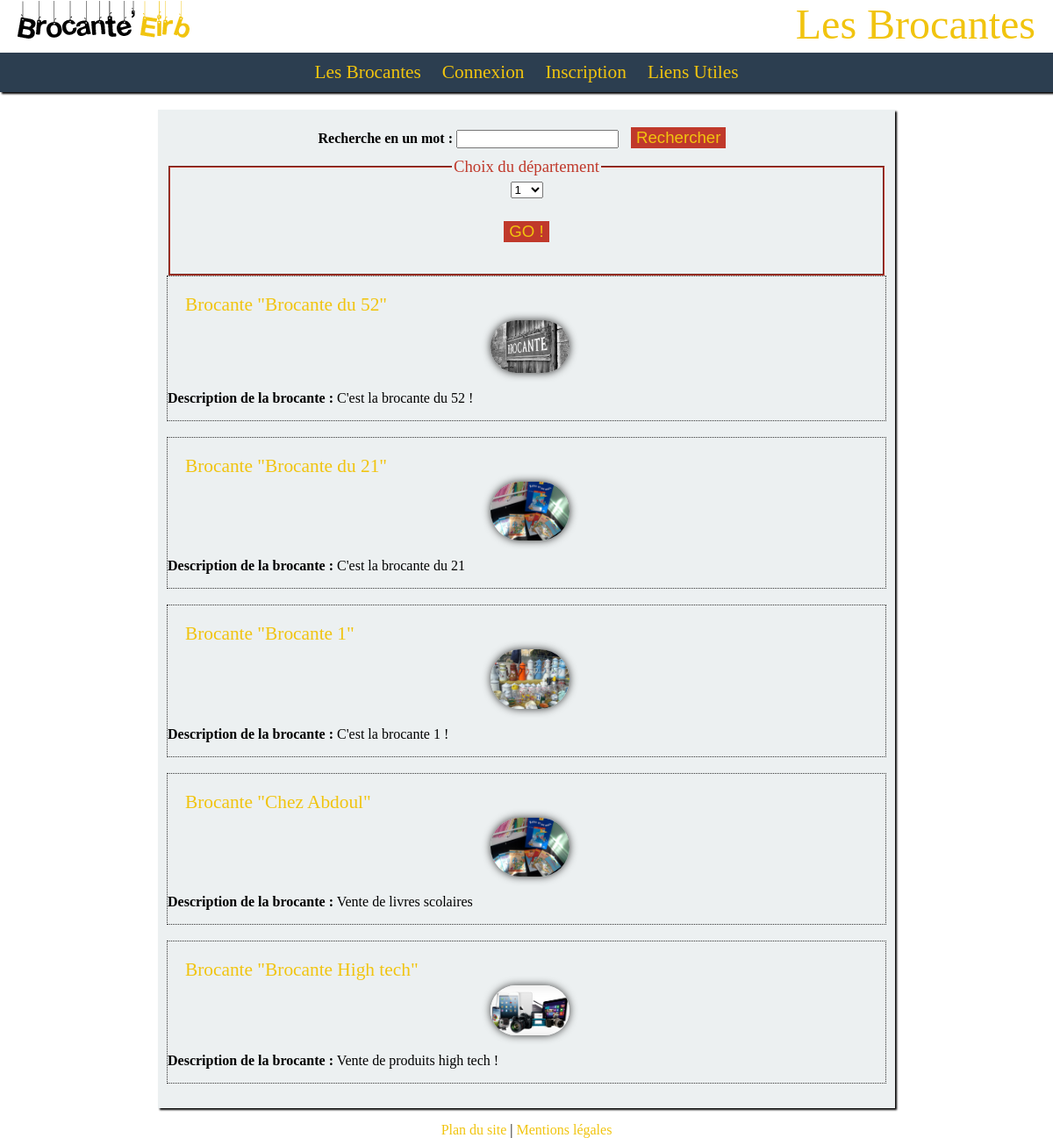
Page /brocantes.php on the committed database.
### tables this page shows
CREATE TABLE IF NOT EXISTS `brocante` (
  `ID_Brocante` int(4) NOT NULL AUTO_INCREMENT,
  `nom_brocante` varchar(50) NOT NULL,
  `ID_utilisateur` int(4) NOT NULL,
  `description` varchar(500) NOT NULL,
  `lieu` varchar(50) NOT NULL,
  `photo1` text NOT NULL,
  `photo2` text NOT NULL,
  PRIMARY KEY (`ID_Brocante`)
);

### brocantes.php (the view, shortened to what this page needs)
<?php
$titre= 'Les Brocantes';
require_once("src/fonctions.php");
include('src/entete.php');
?>
<section>
	<article>
		<form action="brocantesearch.php" method="post" class="center">
				<b>Recherche en un mot : </b>
			    <input type="text" name="search">
			    <input type="submit" name="form" value="Rechercher">
		</form>
		<form method="post" enctype="multipart/form-data" action="brocantelieu.php" class="center">
			<fieldset><legend>Choix du département</legend>
			    <select name="lieu" size="1">
       				<?php for ($lieu = 01 ; $lieu <= 95 ; $lieu++)
						{
					?>
                  <option value="<?php echo $lieu ?>"><?php echo $lieu; ?></option>
					<?php
						}
					?>
			    </select>
				<p id="submit"><input type="submit" value="GO !" tabindex="2"></p>
			</fieldset>
		</form>
<?php
$brocantes = $connect->prepare("SELECT * FROM brocante");
$brocantes->execute() or die(print_r($brocantes->errorInfo(), true));
	while ($ligne = $brocantes->fetch()) {
		$ID_Brocante = $ligne['ID_Brocante'];
		$nom_brocante = $ligne['nom_brocante'];
		$description = $ligne['description'];
		$photo1=$ligne['photo1'];
		echo "
		<div class='broc'>
		<a href=\"detailbroc.php?idbroc=$ID_Brocante\"><h2>Brocante \"$nom_brocante\" </h2></a>
		<img  class='roundedImageShadowProfil' src='src/$photo1'>
		<p><b>Description de la brocante :</b> $description</p>
		</div>
		<br>
		";
}
?>
	</article>
</section>
<?php include('src/footer.php'); ?>

### src/entete.php
<?php
echo
'
	<!DOCTYPE html>
	<html lang="fr">
	<head>
		<meta charset="utf-8" />
		<title>'.$titre.' | Brocante en ligne </title>
		<meta name="description" content="Site de Brocante en ligne"
		<meta name="author" content="Benjamin BONNOTTE & Abdoul GUISSET"
		<meta name="viewport" content="width=device-width">
		<link rel="stylesheet" type="text/css" href="src/style.css"
	</head>
	<body>
		<header>
			<a id="logo" href="index.php"><img src="src/images/logo.png" title="Accueil" alt="Accueil"/> </a>
			<h1>'.$titre.'</h1>
			<nav>
';
include('sitemap.php');
echo
'
			</nav>
		</header>
';
?>

### src/sitemap.php (shortened to what this page needs)
<?php
echo
'
			<ul><li><a href="brocantes.php">Les Brocantes</a></li>
';
if (!isset($_COOKIE['ID_utilisateur']))
{
	echo '<li><a href="connexion.php">Connexion</a></li>';
}
echo
'
			<li><a href="inscription.php">Inscription</a></li>
';
echo
'
<li><a href="liens.php"> Liens Utiles </a></li>
';
echo '</ul>';
?>

### src/footer.php (shortened to what this page needs)
<?php
echo
'
	<footer>
		<p>	<a href="src/sitemap.php">Plan du site </a> | <a href="legales.php"> Mentions légales </a></p>
	</footer>
	</body>
	</html>
';
?>

### src/style.css (style rules this page uses)
html,body { height: 100%; margin: 0; padding: 0; font-family: Calibri; font-size: 12pt; }
.roundedImageShadowProfil { -moz-box-shadow: 0px 0px 10px #343434; -webkit-box-shadow: 0px 0px 10px #343434; -o-box-shadow: 0px 0px 10px #343434; box-shadow: 0px 0px 10px #343434; overflow:hidden; -webkit-border-radius:50px; -moz-border-radius: 50%; border-radius:50px; width:90px; height:90px; max-width: 100%; height: auto; position: relative; left: 45%; }
a img { border: none; }
img { max-width: 100%; height: auto; }
a { color: #f1c40f; text-decoration: none; }
h1 { font-family: Century Gothic; font-weight: lighter; font-size: 36pt; color: #f1c40f; position: absolute; right: 20px; margin: 0; }
h2, caption { font-weight: lighter; font-size: 16pt; color: #f1c40f; text-align: left; margin-left: 20px; margin-top: 20px; margin-bottom: 5px; }
.center { text-align: center; }
.broc { -moz-border-radius:0px; -webkit-border-radius:0px; border-radius:0px; border: 1px dotted #343434; }
header { position: fixed; width: 100%; height: 101px; color: #f1c40f; margin: 0; z-index: 50; }
#logo { position: absolute; left: 20px; }
nav { width: 100%; position: relative; top: 60px; background-color: #2c3e50; box-shadow: 2px 2px 2px black; position: fixed; }
nav ul { padding: 0; margin: 0; list-style: none; text-align: center; z-index: 50; }
nav ul li { display: inline-block; }
nav ul li a { font-family: Century Gothic; font-weight: lighter; font-size: 16pt; color: #f1c40f; text-decoration: none; display: block; padding: 10px; }
section { padding-top: 125px; max-width: 980px; width: 70%; margin: auto; }
article { background-color: #ecf0f1; box-shadow: 2px 2px 2px black; padding: 10px; margin: auto; }
legend { font-weight: lighter; font-size: 14pt; color: #c0392b; }
fieldset { border-color: #c0392b; }
#submit { text-align: center; }
input[type="submit"], input[type="button"] { background-color: #c0392b; font-weight: lighter; font-size: 14pt; color: #f1c40f; border:none; margin: 10px; }
footer { text-align: center; }

### rows in the picture
brocante: nom_brocante "Brocante du 52", photo1 (picture), description "C'est la brocante du 52 !"
brocante: nom_brocante "Brocante du 21", photo1 (picture), description "C'est la brocante du 21"
brocante: nom_brocante "Brocante 1", photo1 (picture), description "C'est la brocante 1 !"
brocante: nom_brocante "Chez Abdoul", photo1 (picture), description "Vente de livres scolaires"
brocante: nom_brocante "Brocante High tech", photo1 (picture), description "Vente de produits high tech !"

### other values in the picture
$titre "Les Brocantes"
form field lieu "1"
